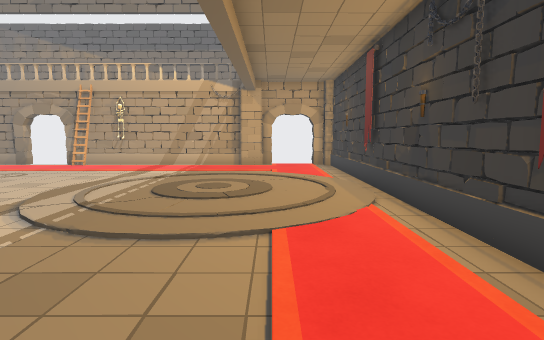
View 1 (above)

14 first-person views from a walk through a Unity game level. The camera is 1.4 m above the floor, tilts 6° down and sees 80° across. Doors are open. The floor is counted in squares, 1 m on a side. Each view is taken from the middle of a square. On the plan, view 1 faces up. The plan holds only what a view shows up to about 15 squares ahead; the rest is blank. The player is left out.

View 2
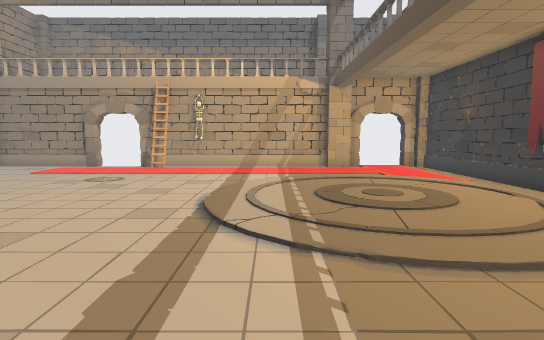

View 3
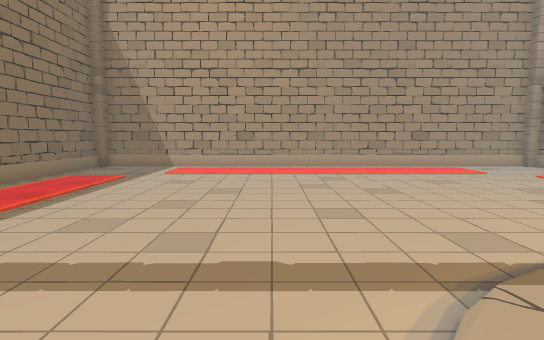

View 4
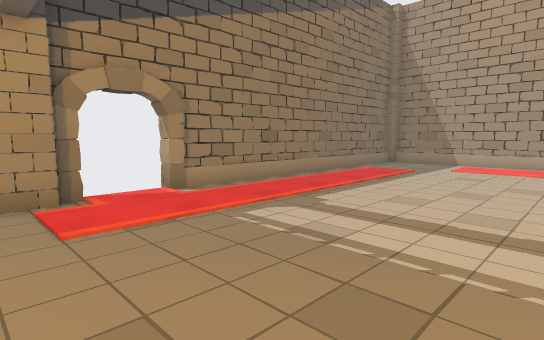

View 5
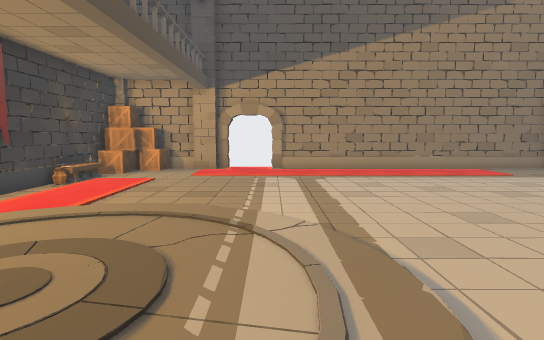

View 6
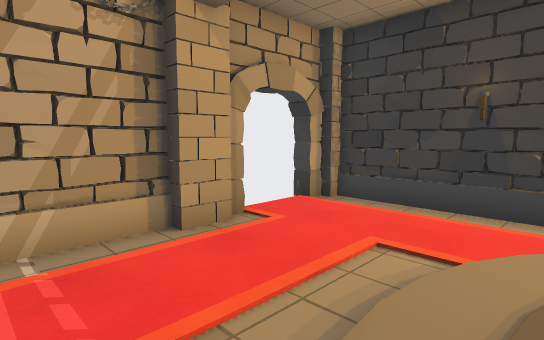

View 7
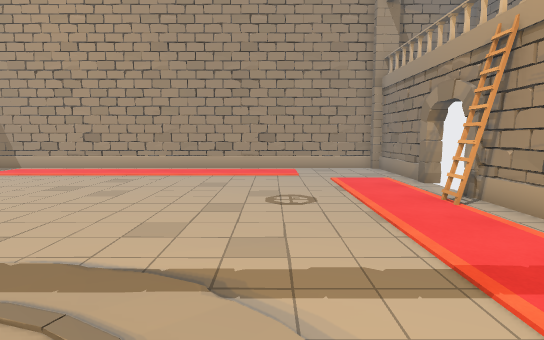

View 8
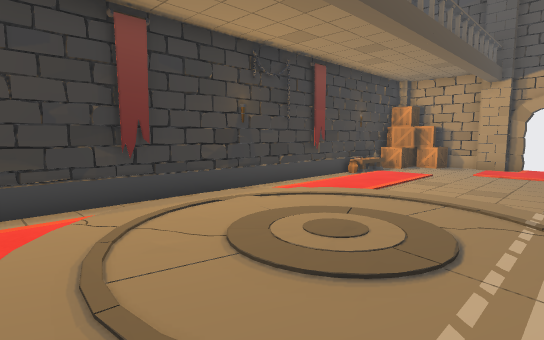

View 9
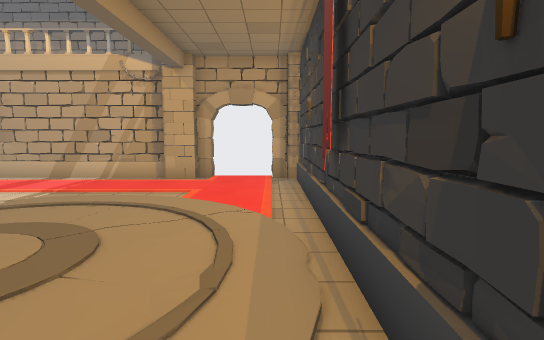

View 10
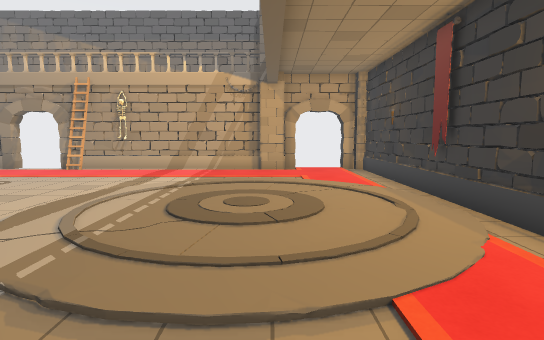

View 11
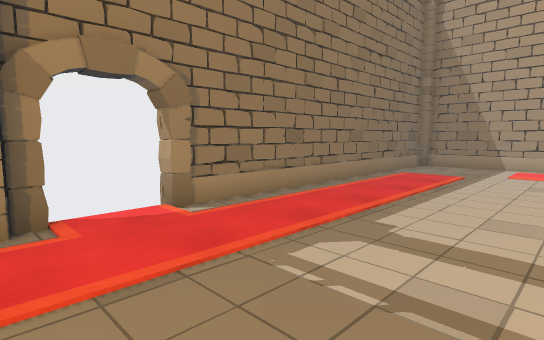

View 12
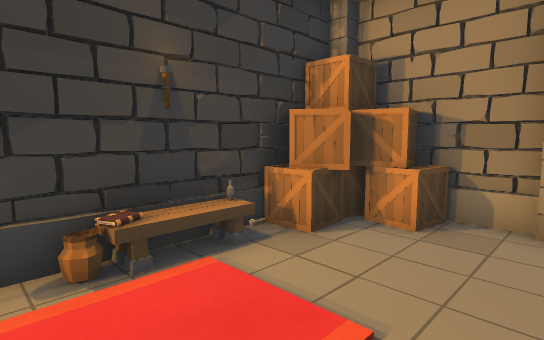

View 13
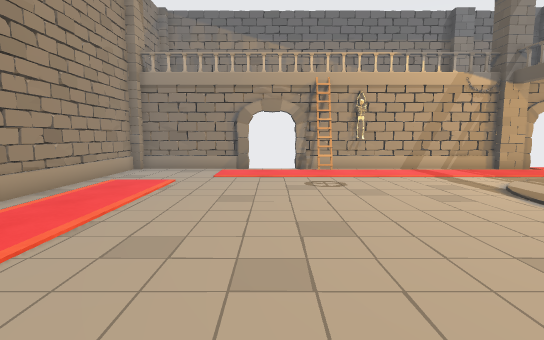

View 14
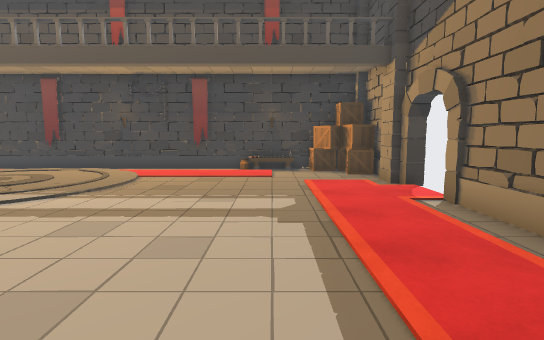

### Floor plan
Points are (right, up) in squares from view 1. A wall is a line through its corners. A room is listed if a view was taken in it or the views show most of it. See-through windows are left out.
Room 1 (views 1, 2, 3, 4, 5, 6, 7, 8, 9, 10, 11, 12, 13, 14)
walls: (-8.5, 15.1) (-9.3, 15.1); (-8.6, 15.4) (-8.6, 14.9); (-9.1, 15.4) (-9.1, 14.8); (2.7, 8.9) (2.7, 9.6); (3.2, 5.1) (2.7, 5.3); (2.7, 2.6) (2.7, 3.4); (3.1, 3.9) (2.7, 4); (-12, 15.9) (-16.6, 15.9); (-2, -3.9) (1.4, -3.9); (0, 15.9) (-10, 15.9); (2.9, -1.5) (2.9, 15.6); (-16.5, -3.9) (-4, -3.9); (-16.9, 15.6) (-16.9, -3.5); (2.6, 15.9) (2, 15.9)
low walls: (-8.6, 14.9) (-9.3, 14.9)
ways out: open door at (-11, 16); open door at (-3, -4); open door at (1, 16)
objects: column (-1, -4); other object (-1, 11); column (-1, 16); carpet (0, 5); box (1, -3); box (2, -3); box (2, -2); bench (2, 0); other object (3, -2)

Where each view was taken, in squares from view 1:
view 1: 0 up, 0 right, facing up
view 2: 1 up, 4 left, facing up
view 3: 4 up, 2 left, facing left
view 4: 4 up, 0 right, facing down-left
view 5: 11 up, 4 left, facing down
view 6: 11 up, 4 left, facing up-right
view 7: 11 up, 2 left, facing left
view 8: 12 up, 4 left, facing down-right
view 9: 5 up, 2 right, facing up
view 10: 2 up, 1 left, facing up
view 11: 2 up, 1 left, facing down-left
view 12: 2 up, 1 left, facing down-right
view 13: 2 up, 11 left, facing up
view 14: 0 up, 11 left, facing right
